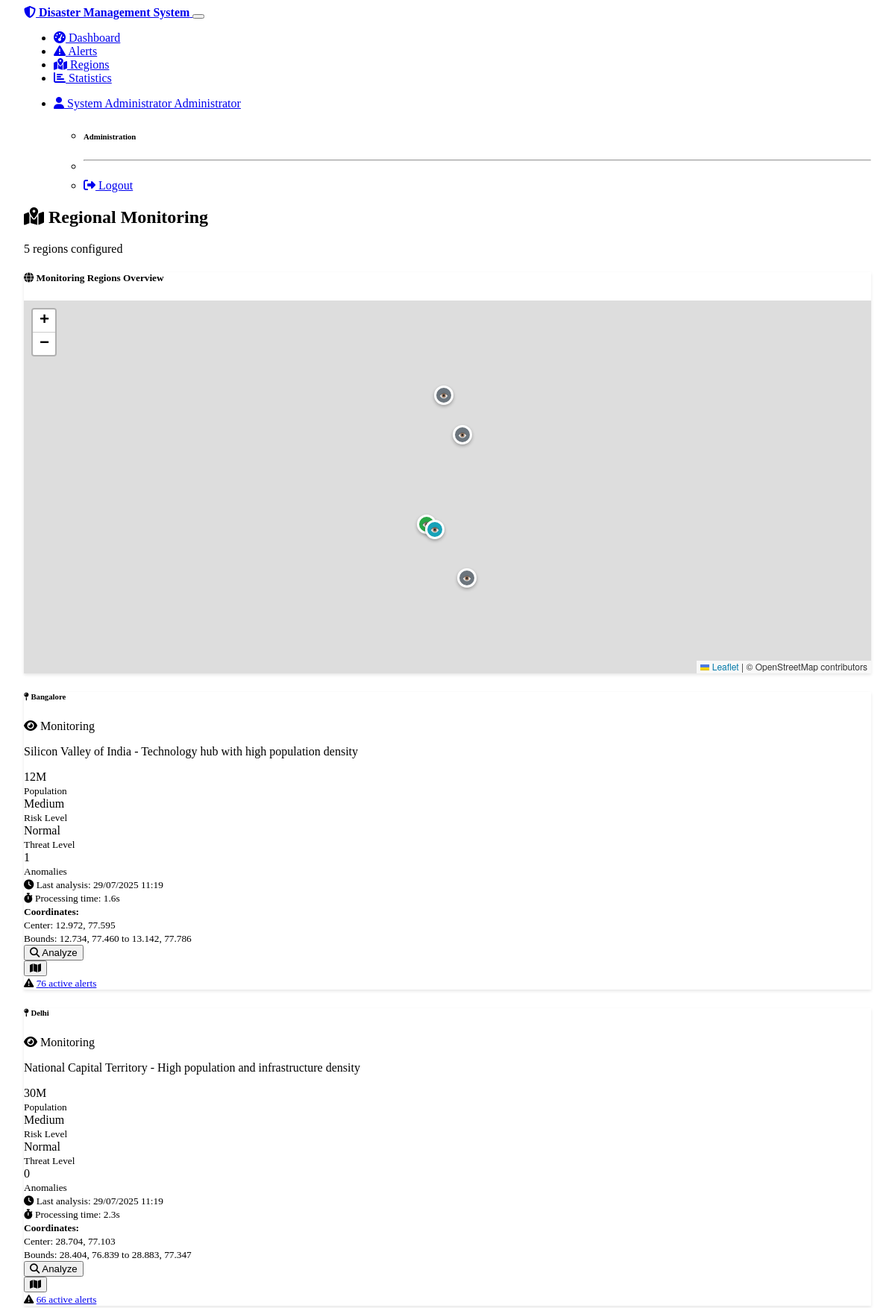
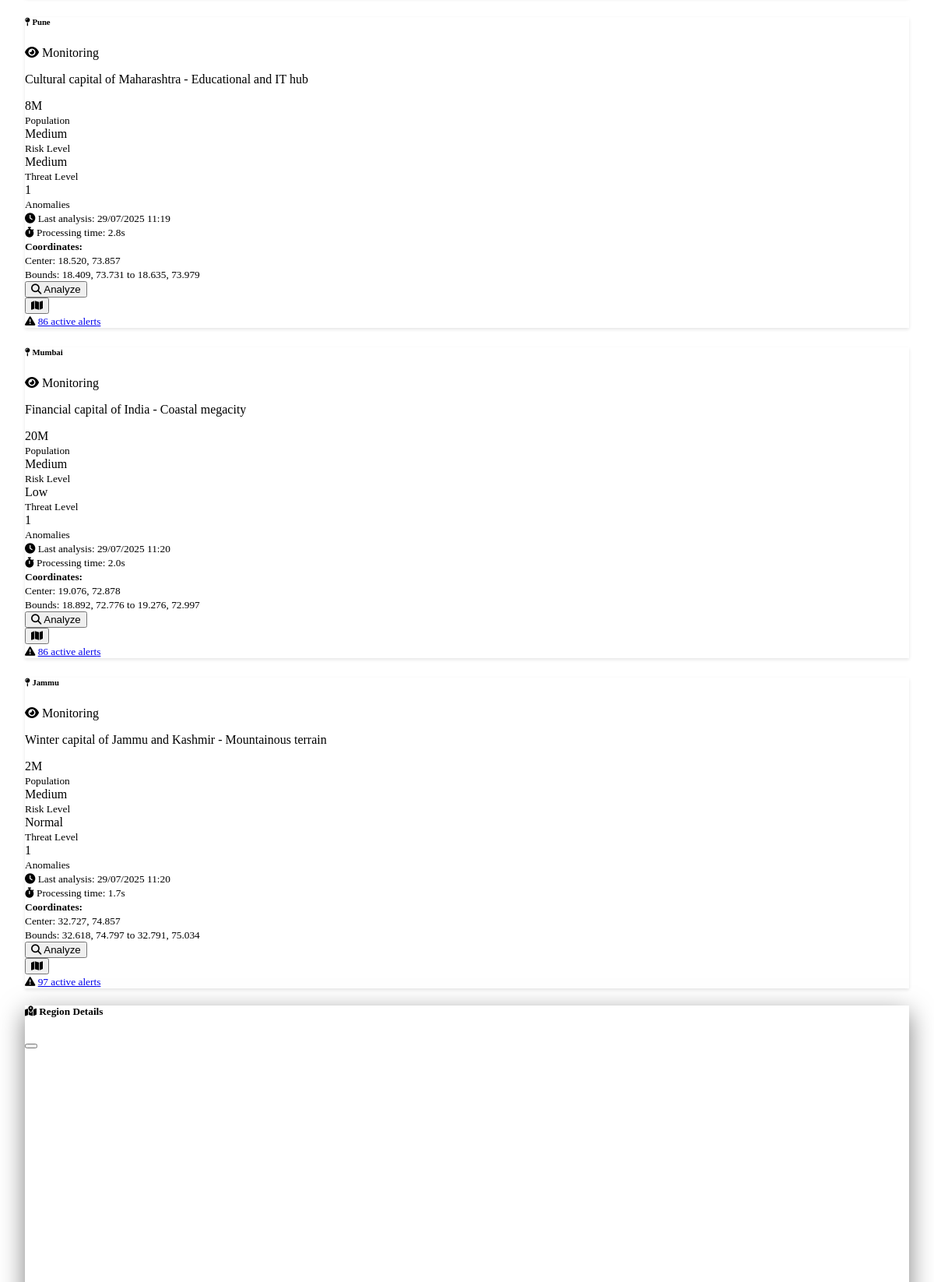
The app's page /regions (signed in, upper part) with its own data (2 pictures, top to bottom).
### models.py (models this page shows, shortened)
class User(UserMixin, db.Model):
    id = db.Column(db.Integer, primary_key=True)
    username = db.Column(db.String(64), unique=True, nullable=False)
    email = db.Column(db.String(120), unique=True, nullable=False)
    password_hash = db.Column(db.String(256), nullable=False)
    role = db.Column(db.Enum(UserRole), nullable=False, default=UserRole.RESCUE_DEPARTMENT)
    full_name = db.Column(db.String(100), nullable=False)
    department = db.Column(db.String(100))
    phone = db.Column(db.String(20))
    active = db.Column(db.Boolean, default=True)
    created_at = db.Column(db.DateTime, default=datetime.utcnow)
    last_login = db.Column(db.DateTime)

class Region(db.Model):
    id = db.Column(db.Integer, primary_key=True)
    name = db.Column(db.String(100), unique=True, nullable=False)
    description = db.Column(db.Text)
    min_latitude = db.Column(db.Float, nullable=False)
    max_latitude = db.Column(db.Float, nullable=False)
    min_longitude = db.Column(db.Float, nullable=False)
    max_longitude = db.Column(db.Float, nullable=False)
    center_latitude = db.Column(db.Float, nullable=False)
    center_longitude = db.Column(db.Float, nullable=False)
    is_monitored = db.Column(db.Boolean, default=True)
    risk_level = db.Column(db.String(20), default='medium')
    population = db.Column(db.Integer)
    created_at = db.Column(db.DateTime, default=datetime.utcnow)
    alerts = db.relationship('Alert', backref='region', lazy=True)

class MonitoringStatus(db.Model):
    id = db.Column(db.Integer, primary_key=True)
    region_id = db.Column(db.Integer, db.ForeignKey('region.id'), nullable=False)
    is_monitoring = db.Column(db.Boolean, default=False)
    last_analysis_at = db.Column(db.DateTime)
    last_satellite_data_at = db.Column(db.DateTime)
    cpu_usage = db.Column(db.Float)
    memory_usage = db.Column(db.Float)
    processing_time_seconds = db.Column(db.Float)
    threat_level = db.Column(db.String(20), default='normal')
    anomalies_detected = db.Column(db.Integer, default=0)
    updated_at = db.Column(db.DateTime, default=datetime.utcnow, onupdate=datetime.utcnow)
    region = db.relationship('Region', backref='monitoring_status')

### routes.py (the view)
@app.route('/regions')
@login_required
def regions():
    regions = db.session.query(Region, MonitoringStatus)\
        .outerjoin(MonitoringStatus)\
        .all()
    return render_template('regions.html', regions=regions, datetime=datetime)

### app.py (called while the page is built)
@login_manager.user_loader
def load_user(user_id):
    from models import User
    return User.query.get(int(user_id))

### templates/regions.html (shortened to what this page needs)
{% extends "base.html" %}
{% block content %}
<div class="d-flex justify-content-between align-items-center mb-4">
    <h2>
        <i class="fas fa-map-marked-alt text-primary"></i>
        Regional Monitoring
    </h2>
    <div class="badge bg-info fs-6">
        {{ regions|length }} regions configured
    </div>
</div>
<div class="card mb-4">
    <div class="card-header">
        <h5 class="mb-0">
            <i class="fas fa-globe"></i> Monitoring Regions Overview
        </h5>
    </div>
    <div class="card-body p-0">
        <div id="regions-overview-map" style="height: 500px;"></div>
    </div>
</div>
<div class="row">
    {% for region, monitoring_status in regions %}
    <div class="col-md-6 col-lg-4 mb-4">
        <div class="card h-100 region-card" data-region-id="{{ region.id }}">
            <div class="card-header d-flex justify-content-between align-items-center">
                <h6 class="mb-0">
                    <i class="fas fa-map-pin"></i>
                    {{ region.name }}
                </h6>
                {% if monitoring_status %}
                    {% if monitoring_status.is_monitoring %}
                        <span class="badge bg-success">
                            <i class="fas fa-eye"></i> Monitoring
                        </span>
                    {% else %}
                        <span class="badge bg-secondary">
                            <i class="fas fa-eye-slash"></i> Inactive
                        </span>
                    {% endif %}
                {% else %}
                    <span class="badge bg-warning">
                        <i class="fas fa-question"></i> Unknown
                    </span>
                {% endif %}
            </div>
            <div class="card-body">
                <p class="card-text text-muted small mb-3">{{ region.description }}</p>
                <div class="row g-2 mb-3">
                    <div class="col-6">
                        <div class="border rounded p-2 text-center">
                            <div class="fw-bold text-primary">
                                {% if region.population %}
                                    {{ "{:,.0f}M".format(region.population / 1000000) }}
                                {% else %}
                                    N/A
                                {% endif %}
                            </div>
                            <small class="text-muted">Population</small>
                        </div>
                    </div>
                    <div class="col-6">
                        <div class="border rounded p-2 text-center">
                            <div class="fw-bold">{{ region.risk_level.title() }}</div>
                            <small class="text-muted">Risk Level</small>
                        </div>
                    </div>
                </div>
                {% if monitoring_status %}
                <div class="row g-2 mb-3">
                    <div class="col-6">
                        <div class="border rounded p-2 text-center">
                            {% if monitoring_status.threat_level == 'critical' %}
                                <div class="fw-bold text-danger">Critical</div>
                            {% elif monitoring_status.threat_level == 'high' %}
                                <div class="fw-bold text-warning">High</div>
                            {% elif monitoring_status.threat_level == 'medium' %}
                                <div class="fw-bold text-info">Medium</div>
                            {% elif monitoring_status.threat_level == 'low' %}
                                <div class="fw-bold text-success">Low</div>
                            {% else %}
                                <div class="fw-bold text-secondary">Normal</div>
                            {% endif %}
                            <small class="text-muted">Threat Level</small>
                        </div>
                    </div>
                    <div class="col-6">
                        <div class="border rounded p-2 text-center">
                            <div class="fw-bold">{{ monitoring_status.anomalies_detected or 0 }}</div>
                            <small class="text-muted">Anomalies</small>
                        </div>
                    </div>
                </div>
                {% if monitoring_status.last_analysis_at %}
                <div class="mb-3">
                    <small class="text-muted">
                        <i class="fas fa-clock"></i>
                        Last analysis: {{ monitoring_status.last_analysis_at.strftime('%d/%m/%Y %H:%M') }}
                    </small>
                    {% if monitoring_status.processing_time_seconds %}
                    <br>
                    <small class="text-muted">
                        <i class="fas fa-stopwatch"></i>
                        Processing time: {{ "%.1f"|format(monitoring_status.processing_time_seconds) }}s
                    </small>
                    {% endif %}
                </div>
                {% endif %}
                {% endif %}
                <div class="border rounded p-2 mb-3 bg-dark">
                    <small class="text-muted">
                        <strong>Coordinates:</strong><br>
                        Center: {{ "%.3f"|format(region.center_latitude) }}, {{ "%.3f"|format(region.center_longitude) }}<br>
                        Bounds: {{ "%.3f"|format(region.min_latitude) }}, {{ "%.3f"|format(region.min_longitude) }} to
                        {{ "%.3f"|format(region.max_latitude) }}, {{ "%.3f"|format(region.max_longitude) }}
                    </small>
                </div>
            </div>
            <div class="card-footer">
                <div class="d-flex gap-2">
                    <form method="POST" action="{{ url_for('analyze_region', region_id=region.id) }}" class="flex-fill">
                        <button type="submit" class="btn btn-primary w-100 analyze-btn" data-region="{{ region.name }}">
                            <i class="fas fa-search"></i> Analyze
                        </button>
                    </form>
                    <button type="button" class="btn btn-outline-secondary view-map-btn"
                            data-region-id="{{ region.id }}"
                            data-region-name="{{ region.name }}"
                            data-center-lat="{{ region.center_latitude }}"
                            data-center-lon="{{ region.center_longitude }}"
                            data-min-lat="{{ region.min_latitude }}"
                            data-min-lon="{{ region.min_longitude }}"
                            data-max-lat="{{ region.max_latitude }}"
                            data-max-lon="{{ region.max_longitude }}">
                        <i class="fas fa-map"></i>
                    </button>
                </div>
                <div class="mt-2 text-center">
                    <small class="text-muted">
                        {% set alert_count = region.alerts|selectattr('status.value', 'in', ['active', 'acknowledged'])|list|length %}
                        {% if alert_count > 0 %}
                            <i class="fas fa-exclamation-triangle text-warning"></i>
                            <a href="{{ url_for('alerts', region=region.name) }}" class="text-warning">
                                {{ alert_count }} active alert{{ 's' if alert_count != 1 else '' }}
                            </a>
                        {% else %}
                            <i class="fas fa-shield-alt text-success"></i>
                            No active alerts
                        {% endif %}
                    </small>
                </div>
            </div>
        </div>
    </div>
    {% endfor %}
</div>
<div class="modal fade" id="regionDetailModal" tabindex="-1">
    <div class="modal-dialog modal-lg">
        <div class="modal-content">
            <div class="modal-header">
                <h5 class="modal-title">
                    <i class="fas fa-map-marked-alt"></i>
                    <span id="modal-region-name">Region Details</span>
                </h5>
                <button type="button" class="btn-close" data-bs-dismiss="modal"></button>
            </div>
            <div class="modal-body">
                <div id="region-detail-map" style="height: 400px;"></div>
            </div>
        </div>
    </div>
</div>
{% endblock %}

### templates/base.html (shortened to what this page needs)
<!DOCTYPE html>
<html lang="en" data-bs-theme="dark">
<head>
    <link href="https://cdn.replit.com/agent/bootstrap-agent-dark-theme.min.css" rel="stylesheet">
    <link rel="stylesheet" href="https://cdnjs.cloudflare.com/ajax/libs/font-awesome/6.4.0/css/all.min.css">
    <link rel="stylesheet" href="https://unpkg.com/leaflet@1.9.4/dist/leaflet.css">
    <link rel="stylesheet" href="{{ url_for('static', filename='css/dashboard.css') }}">
</head>
<body>
    {% if current_user.is_authenticated %}
    <nav class="navbar navbar-expand-lg navbar-dark bg-dark border-bottom">
        <div class="container-fluid">
            <a class="navbar-brand" href="{{ url_for('dashboard') }}">
                <i class="fas fa-shield-alt text-primary"></i>
                <span class="ms-2">Disaster Management System</span>
            </a>
            <button class="navbar-toggler" type="button" data-bs-toggle="collapse" data-bs-target="#navbarNav">
            </button>
            <div class="collapse navbar-collapse" id="navbarNav">
                <ul class="navbar-nav me-auto">
                    <li class="nav-item">
                        <a class="nav-link {% if request.endpoint == 'dashboard' %}active{% endif %}"
                           href="{{ url_for('dashboard') }}">
                            <i class="fas fa-tachometer-alt"></i> Dashboard
                        </a>
                    </li>
                    <li class="nav-item">
                        <a class="nav-link {% if request.endpoint == 'alerts' %}active{% endif %}"
                           href="{{ url_for('alerts') }}">
                            <i class="fas fa-exclamation-triangle"></i> Alerts
                        </a>
                    </li>
                    <li class="nav-item">
                        <a class="nav-link {% if request.endpoint == 'regions' %}active{% endif %}"
                           href="{{ url_for('regions') }}">
                            <i class="fas fa-map-marked-alt"></i> Regions
                        </a>
                    </li>
                    <li class="nav-item">
                        <a class="nav-link {% if request.endpoint == 'statistics' %}active{% endif %}"
                           href="{{ url_for('statistics') }}">
                            <i class="fas fa-chart-bar"></i> Statistics
                        </a>
                    </li>
                </ul>
                <ul class="navbar-nav">
                    <li class="nav-item dropdown">
                        <a class="nav-link dropdown-toggle" href="#" role="button" data-bs-toggle="dropdown">
                            <i class="fas fa-user"></i>
                            {{ current_user.full_name }}
                            <span class="badge bg-secondary">{{ current_user.role.value.replace('_', ' ').title() }}</span>
                        </a>
                        <ul class="dropdown-menu dropdown-menu-end">
                            <li><h6 class="dropdown-header">{{ current_user.department }}</h6></li>
                            <li><hr class="dropdown-divider"></li>
                            <li>
                                <a class="dropdown-item" href="{{ url_for('logout') }}">
                                    <i class="fas fa-sign-out-alt"></i> Logout
                                </a>
                            </li>
                        </ul>
                    </li>
                </ul>
            </div>
        </div>
    </nav>
    {% endif %}
    <main class="{% if current_user.is_authenticated %}container-fluid mt-4{% endif %}">
        {% block content %}{% endblock %}
    </main>
</body>
</html>

### static/css/dashboard.css (style rules this page uses)
.container-fluid { padding-left: 1.5rem; padding-right: 1.5rem; }
.card { border: 1px solid var(--bs-border-color); box-shadow: 0 2px 4px rgba(0, 0, 0, 0.1); transition: all 0.3s ease; }
.region-card { transition: all 0.3s ease; }
.btn { transition: all 0.2s ease; }
.navbar-brand { font-weight: 600; }
.nav-link { transition: all 0.2s ease; }
.modal-content { border: none; box-shadow: 0 10px 30px rgba(0, 0, 0, 0.5); }

### records on screen
User: full_name "System Administrator", role.value.replace "Administrator", department "Administration"
Region: name "Bangalore", description "Silicon Valley of India - Technology hub with high population density", region.population/1000000 "12M", risk_level "Medium", shows "Normal", anomalies_detected "1", last_analysis_at "29/07/2025 11:19", center_latitude "12.972", center_longitude "77.595", min_latitude "12.734", min_longitude "77.460", max_latitude "13.142", max_longitude "77.786", alert_count "76", value "s"
MonitoringStatus: processing_time_seconds "1.6"
Region: name "Delhi", description "National Capital Territory - High population and infrastructure density", region.population/1000000 "30M", risk_level "Medium", shows "Normal", anomalies_detected "0", last_analysis_at "29/07/2025 11:19", center_latitude "28.704", center_longitude "77.103", min_latitude "28.404", min_longitude "76.839", max_latitude "28.883", max_longitude "77.347", alert_count "66", value "s"
MonitoringStatus: processing_time_seconds "2.3"
Region: name "Pune", description "Cultural capital of Maharashtra - Educational and IT hub", region.population/1000000 "8M", risk_level "Medium", anomalies_detected "1", last_analysis_at "29/07/2025 11:19", center_latitude "18.520", center_longitude "73.857", min_latitude "18.409", min_longitude "73.731", max_latitude "18.635", max_longitude "73.979", alert_count "86", value "s"
MonitoringStatus: processing_time_seconds "2.8"
Region: name "Mumbai", description "Financial capital of India - Coastal megacity", region.population/1000000 "20M", risk_level "Medium", shows "Low", anomalies_detected "1", last_analysis_at "29/07/2025 11:20", center_latitude "19.076", center_longitude "72.878", min_latitude "18.892", min_longitude "72.776", max_latitude "19.276", max_longitude "72.997", alert_count "86", value "s"
MonitoringStatus: processing_time_seconds "2.0"
Region: name "Jammu", description "Winter capital of Jammu and Kashmir - Mountainous terrain", region.population/1000000 "2M", risk_level "Medium", shows "Normal", anomalies_detected "1", last_analysis_at "29/07/2025 11:20", center_latitude "32.727", center_longitude "74.857", min_latitude "32.618", min_longitude "74.797", max_latitude "32.791", max_longitude "75.034", alert_count "97", value "s"
MonitoringStatus: processing_time_seconds "1.7"

### other values on screen
{{ regions|length }} "5"
